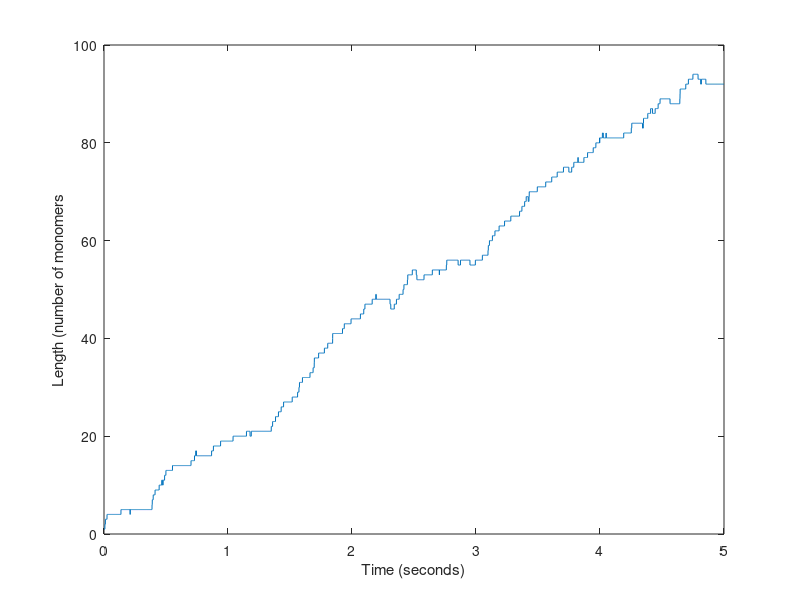
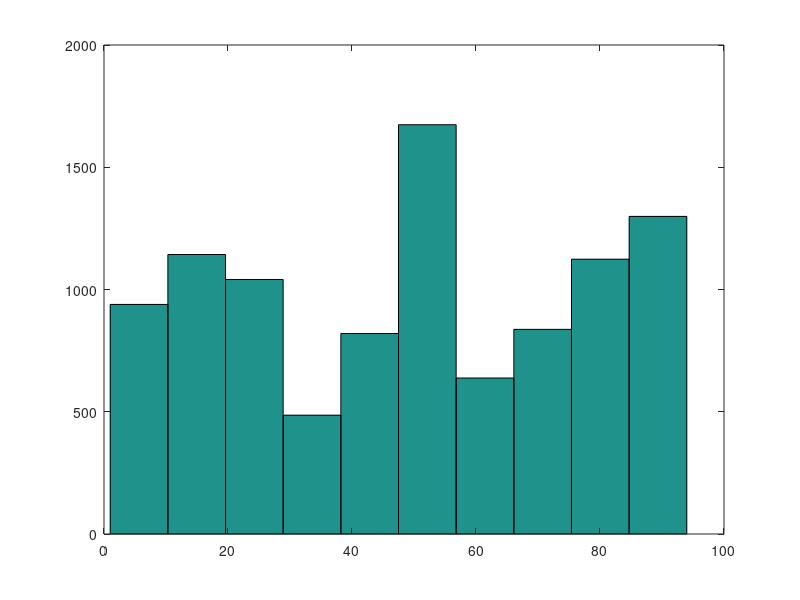

These figures' MATLAB source, in order:
kon=20;
koff=5;
dt=1/max(kon,koff)*(1/100);
pon=dt*kon;
poff=dt*koff;
ttotal=5;
time=0:dt:ttotal;
steps=length(time);
x=zeros(1,steps);
x(1)=1;
for i=2:steps
    x(i)=x(i-1);
    if rand < poff
        if x(i)>1
            x(i)=x(i)-1;
        end
    end
    if rand < pon
        x(i)=x(i)+1;
    end
end
figure
plot(time,x)
xlabel('Time (seconds)')
ylabel('Length (number of monomers')
figure
hist(x)